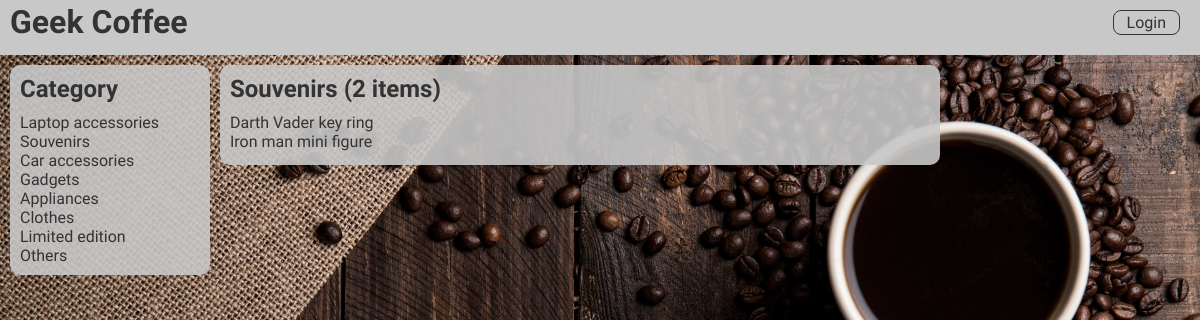
/catalog/Souvenirs/items, run on the app's committed database.
### database_setup.py (models this page shows, shortened)
class Category(Base):
    __tablename__ = 'category'
    id = Column(Integer, primary_key=True)
    name = Column(String(250), nullable=False)
    items = relationship("Item")

class Item(Base):
    __tablename__ = 'item'
    title = Column(String(80), nullable=False)
    id = Column(Integer, primary_key=True)
    description = Column(String(250))
    cat_id = Column(Integer, ForeignKey('category.id'))
    category = relationship(Category)
    user_id = Column(Integer, ForeignKey('user.id'))
    user = relationship(User)

### application.py (the view)
@app.route('/catalog/<string:category_name>/items')
def show_items(category_name):
    categories = dao_category.get_all_categories()
    category_items = dao_category.get_category_items(category_name)
    items_quantity = len(category_items)
    return render_template('showitem.html',
                            categories = categories,
                            category_name = category_name,
                            category_items = category_items,
                            items_quantity = items_quantity,
                            login_session = login_session,
                            is_logged = dao_user.is_logged(login_session))

### DAO.py (called while the page is built)
    def get_category_items(self, category):
        category_items = db.session.query(Item).join(Category)\
                    .filter_by(name = category).all()
        return category_items

    def get_all_categories(self):
        categories = db.session.query(Category).all()
        return categories

    def is_logged(self, login_session):
        if 'email' in login_session:
            if self.get_user_id(login_session['email']) is not None:
                return True
            else:
                return False
        else:
            return False

### templates/showitem.html (shortened to what this page needs)
<!DOCTYPE html>
<html>
{% include 'head.html' %}
<body>
{% include 'header.html' %}
{% include 'menu.html' %}
<div class='main'>
  {% if items_quantity > 1 %}
    <h1>{{ category_name }} ({{items_quantity}} items)</h1>
  {% elif items_quantity == 1 %}
    <h1>{{ category_name }} ({{items_quantity}} item)</h1>
  {% else %}
    <h1>{{ category_name }}</h1>
  {% endif %}
  <ul class='latest-items'>
  {% if category_items == [] %}
    {% if is_logged == True %}
      <p>There is no item added to this category.
        <a class="std-link" href="{{url_for('add_item_to_specific_category', category_name = category_name)}}" >Click here</a>
        to add the first item!
      </p>
    {% else %}
      <p>
        There is no item added to this category. Please log in to add the first item:
        <a class="std-link" href="{{url_for('auth_login')}}" >Click here to login</a>
      </p>
    {% endif %}
  {% else %}
  {% for item in category_items %}
    <li>
      <a href="{{url_for('show_item_description', category_name = category_name, item_title = item.title)}}"
      class='latest-item'>
      {{ item.title }}</a>
    </li>
  {% endfor %}
  {% endif %}
</div>
</body>
</html>

### templates/menu.html
<div class='menu'>
    <h1>Category</h1>
    <ul class='nav'>
        {% for category in categories  %}
            <li><a href="{{url_for('show_items', category_name = category.name)}}">{{category.name}}
            </a></li>
        {% endfor %}
    </ul>
</div>

### static/styles.css (style rules this page uses)
* { margin: 0px; Max-width: 1420px; }
body { background-color: #333333; background-image: url("proj2backimg.jpg"); background-size: cover; background-position: top center; background-repeat: no-repeat; background-position: 0% 0%; position: center; }
h1 { color: #333; font-family: 'Catamaran', sans-serif; font-size: 24px; font-weight: 700; }
.menu { float: left; background-color: rgba(200,200,200,0.9); border-radius: 10px; margin-left: 10px; margin-top: 10px; width: 23%; max-width: 200px; min-width: 135px; padding-left: 10px; padding-top: 10px; }
.nav { padding-top: 10px; padding-bottom: 10px; padding-left:0px; list-style: none; }
.nav li a { text-decoration: none; color: #333; font-family: 'Catamaran', sans-serif; font-weight: 400; animation-name: FadeIn; animation-duration: 0.8s; opacity: 1; }
.main { float: left; background-color: rgba(200,200,200,0.9); border-radius: 10px; margin-top: 10px; margin-right: 1%; margin-left: 10px; min-width: 60%; max-width: 60%; padding-left: 10px; padding-top: 10px; min-height: 100px; }
.latest-items { padding-top: 10px; padding-bottom: 10px; padding-left:0px; list-style: none; }
.latest-item { text-decoration: none; color: #333; font-family: 'Catamaran', sans-serif; font-weight: 400; animation-name: FadeIn; animation-duration: 0.8s; opacity: 1; }
.main p, .main ul li { font-family: 'Catamaran', sans-serif; font-weight: 400; color: #333; }

### data on the page
Category: name "Laptop accessories"
Category: name "Souvenirs"
Category: name "Car accessories"
Category: name "Gadgets"
Category: name "Appliances"
Category: name "Clothes"
Category: name "Limited edition"
Category: name "Others"
Item: title "Darth Vader key ring"
Item: title "Iron man mini figure"

### other printed values
{{ items_quantity }} "2"
